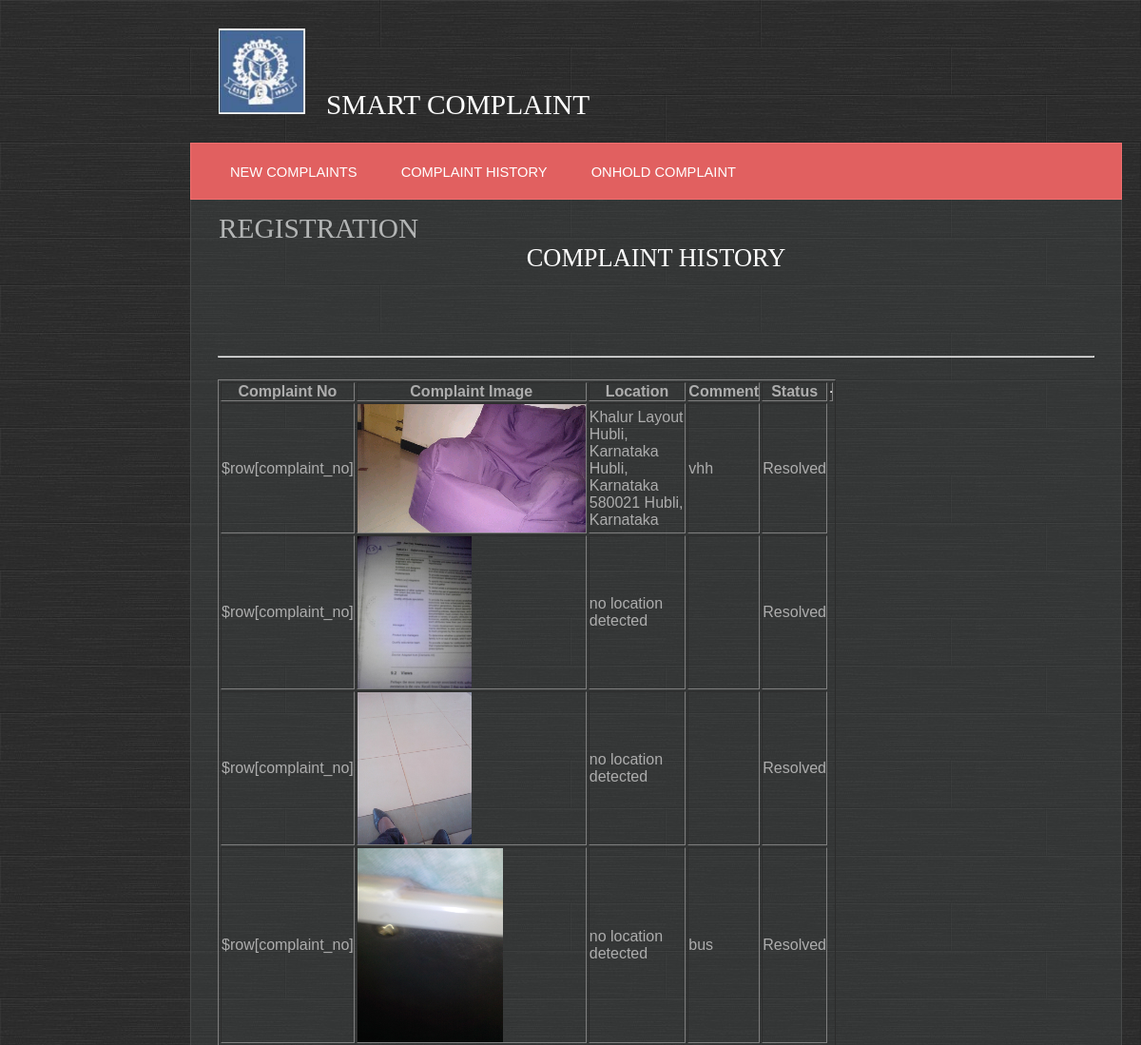
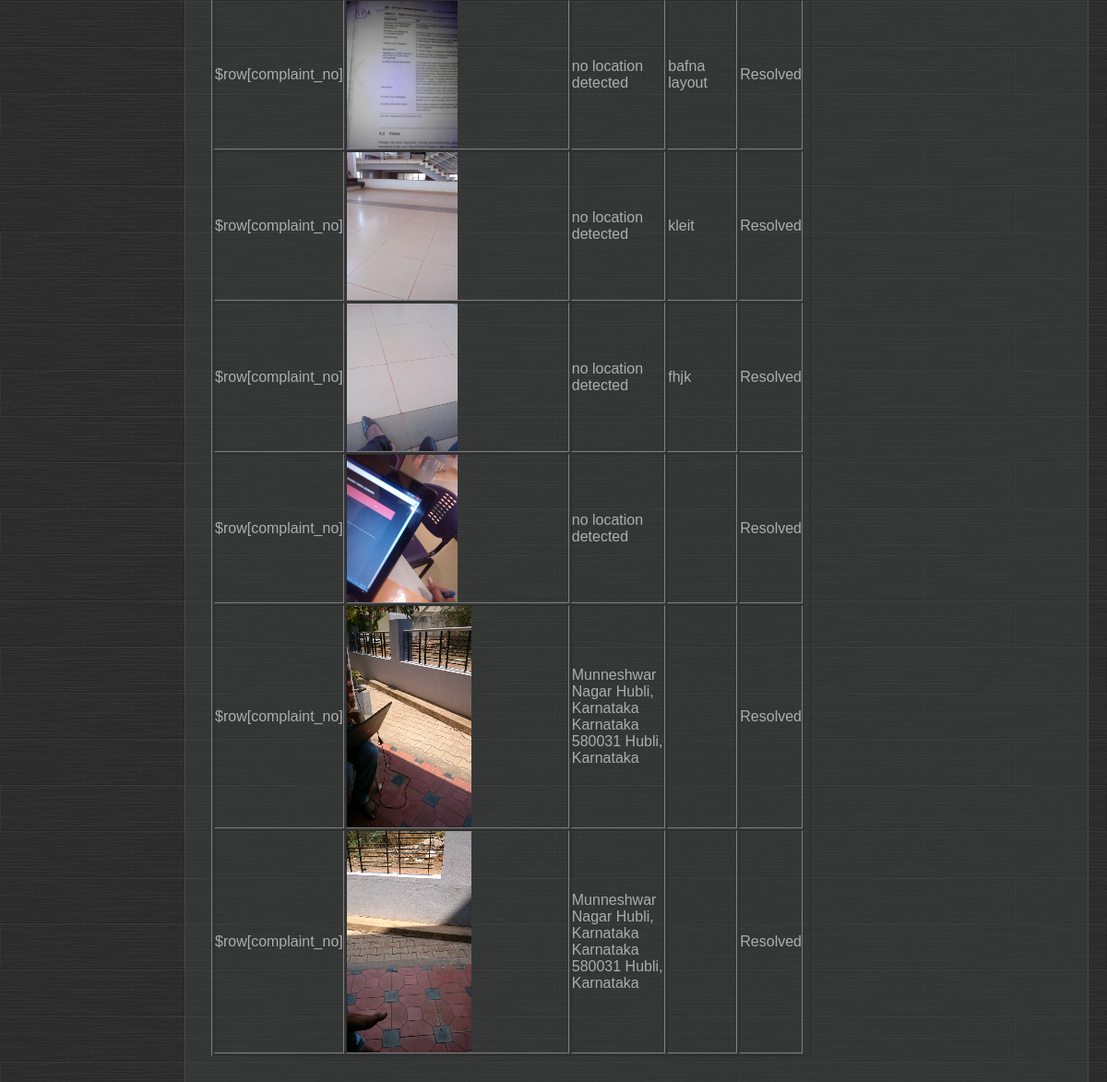
Page /project/complaint_history.php on the committed database (2 pictures, top to bottom).
### tables this page shows
CREATE TABLE `complaint_images_updated` (
  `complaint_no` int(10) NOT NULL AUTO_INCREMENT,
  `user_name` varchar(50) NOT NULL,
  `imagesrc` varchar(100) NOT NULL,
  `comment` varchar(500) NOT NULL,
  `timestamp` varchar(50) NOT NULL,
  `location` varchar(500) NOT NULL,
  `status` varchar(20) NOT NULL,
  `cid` varchar(10) NOT NULL,
  `status_code` varchar(3) NOT NULL,
  PRIMARY KEY (`complaint_no`)
);

### project/complaint_history.php (the view, shortened to what this page needs)
<html>
<head>
<link rel="stylesheet" type="text/css" href="style.css" />
<link rel="stylesheet" type="text/css" href="style_2.css" />
</head>
<body>
<div id="wrapper">
	<div id="header">
		<div id="logo">
			<h1>
                            <img src="images/tlogo.jpg" width="15%" height="90"/> &nbsp;&nbsp;<a href="index.php">Smart Complaint Registration</a>
			</h1>
		</div>
		<div id="menu">
			<ul>
				<li class="">
					<a href="authority_success.php">New Complaints</a>
                                </li>
                                <li class="">
					<a href="complaint_history.php">Complaint History</a>
                                </li>
                                <li class="">
					<a href="onhold_complaint.php">OnHold Complaint</a>
                                </li>
			</ul><br class="clearfix" />
		</div>
	</div>
	<div id="page">
<h2 align="center">Complaint History</h2>
<br>
<div class="box" align="center">
    <br>
        <br>
            <hr/>
            <br>
            <div id="content">
            <?php
$result = mysql_query("SELECT * FROM complaint_images_updated where status_code='1'") or die(mysql_error());
echo '<table border="1">';
echo '<tr><th>Complaint No</th><th>Complaint Image</th><th>Location</th><th>Comment</th><th>Status</th><td><hr/></td></tr>';
while($row = mysql_fetch_array($result))
{
echo '<tr><td>$row[complaint_no]</td><td><img src="'.$row[imagesrc].'"/></td><td> '.$row[location].' </td> <td>'.$row[comment].'</td><td> '.$row[status].'</td></tr>';
}
echo '</table>';
?>
</div>
        <br>
</body>
</html>

### project/style.css (style rules this page uses)
* { margin: 0; padding: 0; }
a { text-decoration: underline; color: #e8e8e8; }
body { font-size: 11pt; line-height: 1.6em; font-family: Arial, sans-serif; background: #9ea3a3; color: #adadad; background: url(images/bg.jpg); }
h1,h2,h3,h4 { text-transform: uppercase; font-weight: normal; color: #f0f0f0; }
h2,h3,h4 { margin-bottom: 20px; font-family: Arvo, serif; color: #ffffff; }
h2 { font-size: 1.8em; }
ul { margin-bottom: 1.25em; }
ul { list-style: none; }
#wrapper { width:1000px; margin-left: auto; margin-right: auto; }
.box { overflow: hidden; margin: 0 0 30px 0; }
#content { width: 650px; float: left; padding: 0; }
#header { position: relative; padding: 30px; height: 150px; }
#logo { position: absolute; top: 30; left: 30px; height: 130px; line-height: 130px; }
#logo a { text-decoration: none; color: #ffffff; }
#logo h1 { font-size: 2em; font-family: Bevan, serif; }
#page { position: relative; padding: 50px 28px 0px 28px; width: 922px; background: rgba(65, 70, 70, 0.4); border: solid 1px #474949; border-top: 0; }
#menu { position: absolute; bottom: 0; left: 0; height: 58px; line-height: 60px; padding: 0 20px 0 20px; width: 938px; margin: 0 0 0 0; background: #e16060; border: solid 1px #f17070; }
#menu a { text-decoration: none; text-transform: uppercase; color: #ffffff; padding: 8px 12px 8px 12px; border: solid 1px #e16060; }
#menu ul { list-style: none; }
#menu ul li { display: inline; padding: 0 8px 0 8px; }

### project/style_2.css (style rules this page uses)
#wrapper { width:800px; margin-left: auto; margin-right: auto; }
a { color:#0000ff; }

### rows in the picture
complaint_images_updated: imagesrc (picture), location "Khalur Layout Hubli, Karnataka Hubli, Karnataka 580021 Hubli, Karnataka", comment "vhh", status "Resolved"
complaint_images_updated: imagesrc (picture), location "no location detected", status "Resolved"
complaint_images_updated: imagesrc (picture), location "no location detected", status "Resolved"
complaint_images_updated: imagesrc (picture), location "no location detected", comment "bus", status "Resolved"
complaint_images_updated: imagesrc (picture), location "no location detected", comment "bafna layout", status "Resolved"
complaint_images_updated: imagesrc (picture), location "no location detected", comment "kleit", status "Resolved"
complaint_images_updated: imagesrc (picture), location "no location detected", comment "fhjk", status "Resolved"
complaint_images_updated: imagesrc (picture), location "no location detected", status "Resolved"
complaint_images_updated: imagesrc (picture), location "Munneshwar Nagar Hubli, Karnataka Karnataka 580031 Hubli, Karnataka", status "Resolved"
complaint_images_updated: imagesrc (picture), location "Munneshwar Nagar Hubli, Karnataka Karnataka 580031 Hubli, Karnataka", status "Resolved"
